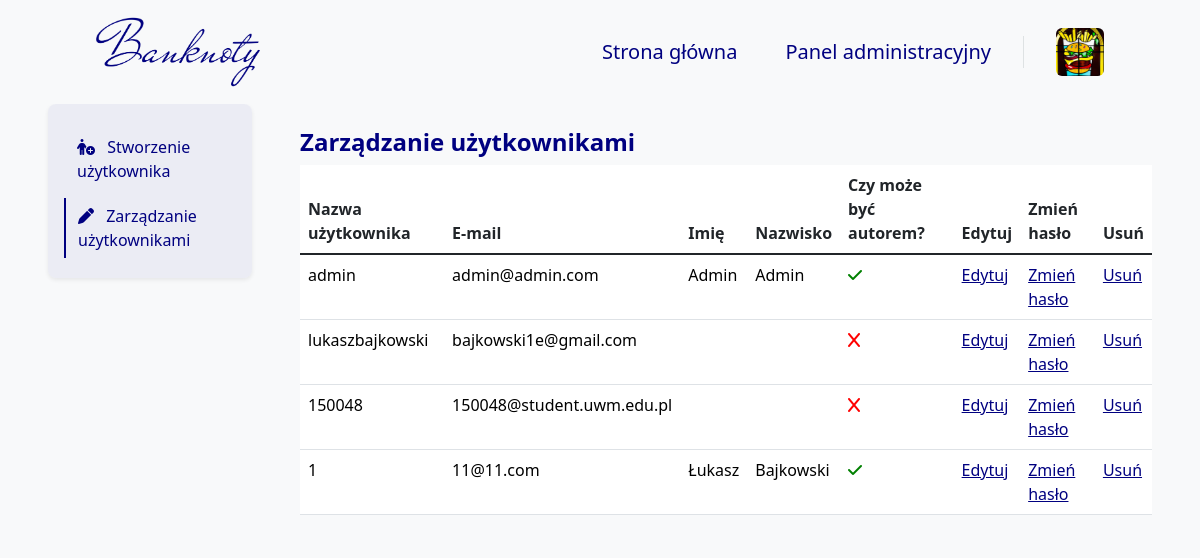
Screenshot of /users/AdminPanel/ (signed in) with the database file from the repository.
### blog/models.py (models this page shows, shortened)
class Author(models.Model):
    user = models.OneToOneField(User, on_delete=models.CASCADE, verbose_name="Użytkownik")
    bio = models.TextField(
        validators=[validate_bio],
        verbose_name="O autorze", help_text="Krótka informacja o autorze, maksymalnie 512 znaków.")
    profile_pic = models.ImageField(
        null=False, blank=False,
        upload_to="images/profile/",
        verbose_name="Zdjęcie profilowe")
    author_quote = models.TextField(null=False,
                                    blank=False,
                                    validators=[validate_author_quote],
                                    verbose_name='Cytat autora',
                                    help_text="Krótkie motto autora, maksymalnie 128 znaków.")
    author_function = models.TextField(null=False,
                                       blank=False,
                                       validators=[validate_author_function],
                                       verbose_name='Stanowisko autora',
                                       help_text="Nazwa funkcji jaką pełni autor.")
    author_url = models.URLField(null=True, blank=True, verbose_name="URL do strony użytkowanika")
    pinterest_url = models.URLField(
        validators=[validate_pinterest],
        null=True, blank=True, verbose_name="URL do Pinteresta")
    facebook_url = models.URLField(
        validators=[validate_facebook],
        null=True, blank=True, verbose_name="URL do Facebooka")
    twitter_url = models.URLField(
        validators=[validate_twitter],
        null=True, blank=True, verbose_name="URL do Twittera")
    instagram_url = models.URLField(
        validators=[validate_instagram],
        null=True, blank=True, verbose_name="URL do Instagrama")
    def is_profile_pic(self):
        if self.profile_pic:
            return True
        else:
            return False
    is_profile_pic.boolean = True
    is_profile_pic.short_description = 'Profile picture'
    def is_author_url(self):
        if self.author_url:
            return True
        else:
            return False
    is_author_url.boolean = True
    is_author_url.short_description = 'Author page'
    def is_pinterest_url(self):
        if self.pinterest_url:
            return True
        else:
            return False
    is_pinterest_url.boolean = True
    is_pinterest_url.short_description = 'Pinterest page'
    def is_twitter_url(self):
        if self.twitter_url:
            return True
        else:
            return False
    is_twitter_url.boolean = True
    is_twitter_url.short_description = 'Twitter page'
    def is_facebook_url(self):
        if self.facebook_url:
            return True
        else:
            return False
    is_facebook_url.boolean = True
    is_facebook_url.short_description = 'Facebook page'
    def is_instagram_url(self):
        if self.instagram_url:
            return True
        else:
            return False
    is_instagram_url.boolean = True
    is_instagram_url.short_description = 'Instagram page'

class User(models.Model):
    GENDER_CHOICES = (
        ('M', 'Mężczyzna'),
        ('K', 'Kobieta'),
        ('I', 'Inna'),
    )
    user = models.OneToOneField(
        User,
        on_delete=models.CASCADE,
        verbose_name="Użytkownik")
    bio = models.TextField(
        null=False,
        blank=True,
        validators=[validate_bio],
        verbose_name="Bio",
        help_text="Krótka informacja o użytkowniku, maksymalnie 512 znaków.")
    profile_pic = models.ImageField(
        null=False,
        blank=False,
        default="images/profile/1.png",
        upload_to="images/user/",
        verbose_name="Zdjęcie profilowe")
    phone_number = PhoneNumberField(
        region='PL',
        null=True,
        blank=True,
        unique=True,
        verbose_name="Numer telefonu")
    gender = models.CharField(
        choices=GENDER_CHOICES,
        null=False,
        blank=False,
        default='Mężczyzna',
        verbose_name="Płeć",
        max_length=6)
    newsletter = models.BooleanField(
        default=False,
        verbose_name="Biuletyn")
    miss_news = models.BooleanField(
        default=False,
        verbose_name="Pominięte artykuły")
    meetups_news = models.BooleanField(
        default=True,
        verbose_name="Spotkania i wydarzenia")
    opportunities_news = models.BooleanField(
        default=False,
        verbose_name="Okazje z rynku aukcyjnego")
    company_news = models.BooleanField(
        default=True,
        verbose_name="Wiadomości od Banknoty")
    replay_news = models.BooleanField(
        default=False,
        verbose_name="Shot wydzarzeń na Banknoty")
    development_news = models.BooleanField(
        default=False,
        verbose_name="Informacje o rozwoju i zmianach na Banknoty")
    opened_posts = models.ManyToManyField(
        Blog,
        blank=True,
        related_name='opened_by_users',
        verbose_name="Otwarte posty"
    )
    can_be_author = models.BooleanField(
        default=False,
        verbose_name="Czy może być autorem",
        help_text='Czy wniosek na autora został rozpatrzony pozytywnie.')
    def __init__(self, *args, temp=65, **kwargs):
        self.temp = temp
        return super().__init__(*args, **kwargs)
    def is_profile_pic(self):
        if self.profile_pic == "images/profile/1.png":
            return False
        else:
            return True
    is_profile_pic.boolean = True
    is_profile_pic.short_description = 'Zdjęcie profilowe'
    def is_bio(self):
        if self.bio:
            return True
        else:
            return False
    is_bio.boolean = True
    is_bio.short_description = 'Bio'
    def is_phone_number(self):
        if self.phone_number:
            return True
        else:
            return False
    is_phone_number.boolean = True
    is_phone_number.short_description = 'Phone number'
    def is_newsletter(self):
        if self.newsletter:
            return True
        else:
            return False
    is_newsletter.boolean = True
    is_newsletter.short_description = 'Newsletter'

### blog/views_admin/accounts/user/user_views.py (the view)
# urls.py: path('users/AdminPanel/', users_manage_admin_panel_view, name='users_admin_panel'),
@superuser_required
def users_manage_admin_panel_view(request):
    users = DjangoUser.objects.select_related('user').all()\
        .order_by('-user__id')
    context = get_paginated_context(request, users, 10)
    return render(
        request,
        'AdminTemplates/Accounts/User/UserManageAdmin.html',
        context
    )

### blog/views.py (called while the page is built)
def get_paginated_context(request, queryset, items_per_page=10):
    paginator = Paginator(queryset, items_per_page)
    page_number = request.GET.get('page')
    page_obj = paginator.get_page(page_number)
    context = {
        'page_obj': page_obj,
    }
    return context

### templates/AdminTemplates/Accounts/User/UserManageAdmin.html (shortened to what this page needs)
{% extends 'base.html' %}
{% load static %}
{% block navbar %}
    {% include 'Navbar/NavbarAdmin.html' %}
{% endblock %}
{% block content %}
    <div class="container-fluid">
        <div class="row">
            <div class="col-12 col-lg-3 px-5 px-lg-5 mx-auto bg-body-tertiary">
                {% include 'AdminTemplates/Accounts/User/Elements/Navigation.html' %}
            </div>
            <div class="col-12 col-lg-9 px-5 px-lg-0 pe-lg-5 pt-4 pt-lg-3 mx-auto bg-body-tertiary mt-2">
                <h4 class="mb-0 pb-2 fw-bold text-navy">
                    Zarządzanie użytkownikami
                </h4>
                <div class="table-responsive">
                    {% include 'AdminTemplates/Accounts/User/Elements/Table/User.html' %}
                </div>
            </div>
        </div>
    </div>
{% endblock %}

### templates/Navbar/Elements/DropdownUserSmallScreen.html
<a class="ms-4 nav-user" role="button" data-bs-toggle="dropdown" data-bs-auto-close="outside"
   aria-expanded="false">
    {% if user.author %}
        <img class="card-photo rounded nav-user-img" src="{{ user.author.profile_pic.url }}" alt="">
    {% else %}
        <img class="card-photo rounded nav-user-img" src="{{ user.user.profile_pic.url }}" alt="">
    {% endif %}
</a>

### templates/AdminTemplates/Accounts/User/Elements/Table/User.html
<table class="table table-hover">
    <thead>
    <tr>
        <th scope="col">Nazwa użytkownika</th>
        <th scope="col">E-mail</th>
        <th scope="col">Imię</th>
        <th scope="col">Nazwisko</th>
        <th scope="col">Czy może być autorem?</th>
        <th scope="col">Edytuj</th>
        <th scope="col">Zmień hasło</th>
        <th scope="col">Usuń</th>
    </tr>
    </thead>
    <tbody class="table-group-divider">
    {% for user in page_obj %}
        <tr>
            <td>
                <a class="admin_panel_link" href="{% url 'users_detail_admin_panel' user.pk %}">
                    {{ user.user.username }}
                </a>
            </td>
            <td>
                <a class="admin_panel_link" href="{% url 'users_detail_admin_panel' user.pk %}">
                    {{ user.user.email }}
                </a>
            </td>
            <td>
                <a class="admin_panel_link" href="{% url 'users_detail_admin_panel' user.pk %}">
                    {{ user.user.first_name }}
                </a>
            </td>
            <td>
                <a class="admin_panel_link" href="{% url 'users_detail_admin_panel' user.pk %}">
                    {{ user.user.last_name }}
                </a>
            </td>
            <td>
                <a class="admin_panel_link" href="{% url 'users_detail_admin_panel' user.pk %}">
                    {% if user.can_be_author %}
                        <i class="fa-solid fa-check"></i>
                    {% else %}
                        <i class="fa-solid fa-x"></i>
                    {% endif %}
                </a>
            </td>
            <td>
                <a class="admin_panel_edit_link" href="{% url 'users_edit_admin_panel' user.pk %}">
                    Edytuj
                </a>
            </td>
            <td>
                <a class="admin_panel_edit_link"
                   href="{% url 'users_edit_password_admin_panel' user.pk %}">
                    Zmień hasło
                </a>
            </td>
            <td>
                <a class="admin_panel_edit_link"
                   href="{% url 'users_delete_admin_panel' user.pk %}">
                    Usuń
                </a>
            </td>
        </tr>
    {% endfor %}
    </tbody>
</table>

### blog/static/css/style.css (style rules this page uses)
.card-photo { aspect-ratio: 1/1 !important; width: 100%; max-height: 400px; object-fit: cover; object-position: center; }
::placeholder { color: navy !important; opacity: 1; }
.fa-x { min-width: 16px; min-height: 16px; color: red; transition: color 0.5s ease; }
.fa-check { min-width: 16px; min-height: 16px; color: green; }
.admin_panel_link:link { text-decoration: none !important; color: black; }
.admin_panel_edit_link { color: navy; }

### blog/static/css/Authors.css (style rules this page uses)
.text-navy { color: navy; }

### blog/static/css/Author.css (style rules this page uses)
.text-navy { color: navy; }

### blog/static/css/Navbar.css (style rules this page uses)
.nav-user { line-height: 32px; }
.nav-user-img { height: 48px; width: 48px; }

### rows the page displays
User: user.username "admin", user.email "admin@admin.com", user.first_name "Admin", user.last_name "Admin", can_be_author True (drawn)
User: user.username "lukaszbajkowski", user.email "bajkowski1e@gmail.com", can_be_author False (drawn)
User: user.username "150048", user.email "150048@student.uwm.edu.pl", can_be_author False (drawn)
User: user.username "1", user.email "11@11.com", user.first_name "Łukasz", user.last_name "Bajkowski", can_be_author True (drawn)
